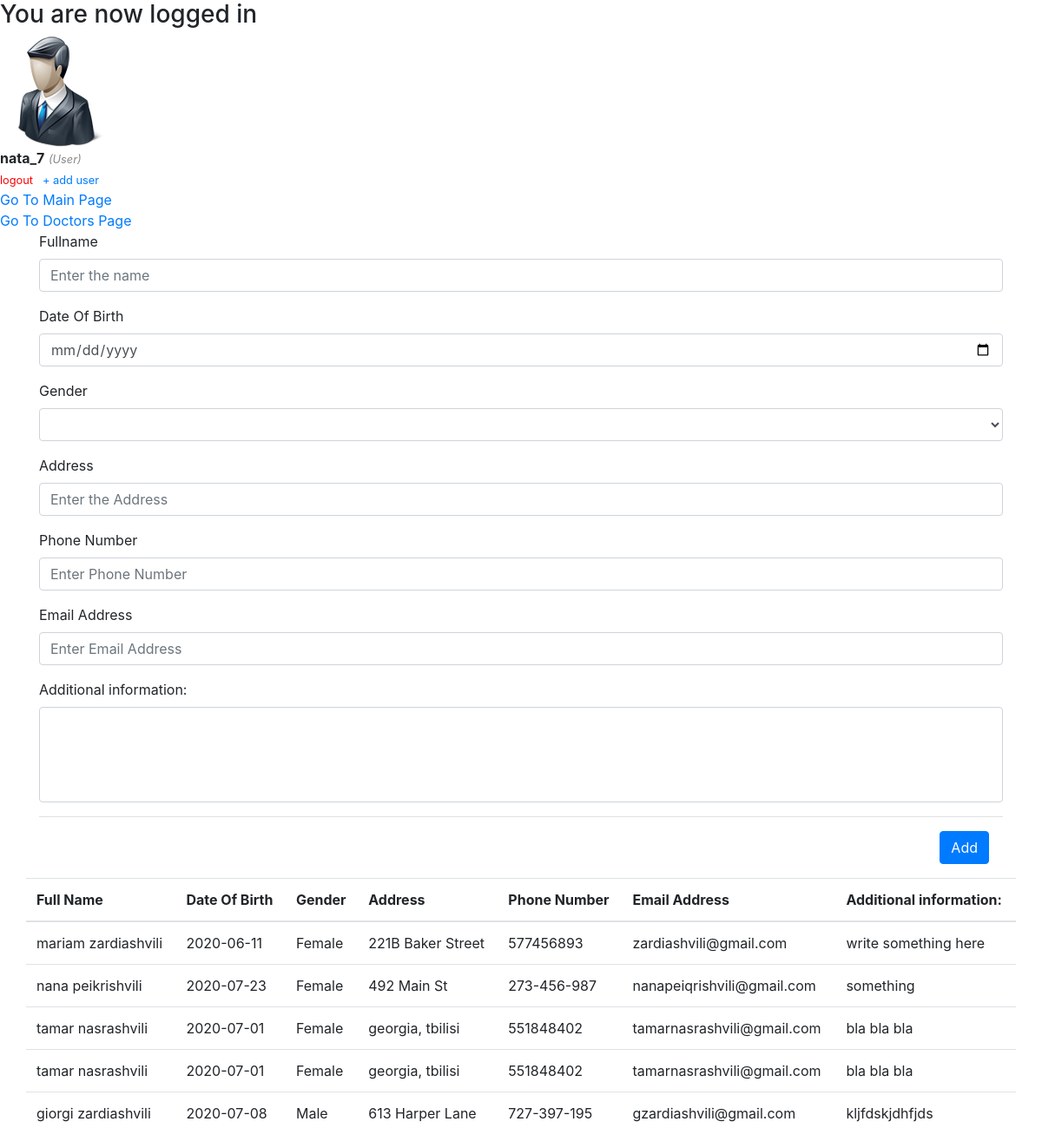
/admin/patients.php (signed in), run on the app's committed database.
### tables this page shows
CREATE TABLE `patients` (
  `patient_id` int(11) NOT NULL,
  `fullname` varchar(50) NOT NULL,
  `address` varchar(50) NOT NULL,
  `Gender` enum('Male','Female') NOT NULL,
  `email` varchar(50) NOT NULL,
  `phonenumber` varchar(15) NOT NULL,
  `DOB` date NOT NULL,
  `info` varchar(255) NOT NULL,
  `doctor_id` int(11) DEFAULT NULL,
  `appt_id` int(11) DEFAULT NULL
);

### admin/patients.php (the view, shortened to what this page needs)
<?php
$mysqli= new mysqli('localhost', 'root', '','medclinic_db') or die(mysqli_error($mysqli));
?>
<!doctype html>
<html lang="en">
  <head>
    <link rel="stylesheet" href="https://stackpath.bootstrapcdn.com/bootstrap/4.3.1/css/bootstrap.min.css">
  </head>
  <body>
  <div class="content">
		<?php if (isset($_SESSION['success'])) : ?>
			<div class="error success" >
				<h3>
					<?php
						echo $_SESSION['success'];
					?>
				</h3>
			</div>
		<?php endif ?>
		<div class="profile_info">
			<img src="../images/admin_profile.png"  >
			<div>
				<?php  if (isset($_SESSION['user'])) : ?>
					<strong><?php echo $_SESSION['user']['username']; ?></strong>
					<small>
						<i  style="color: #888;">(<?php echo ucfirst($_SESSION['user']['user_type']); ?>)</i>
						<br>
						<a href="patients.php?logout='1'" style="color: red;">logout</a>
						&nbsp; <a href="create_user.php"> + add user</a>
					</small>
				<?php endif ?>
			</div>
		</div>
<div><a href="../index.php">Go To Main Page</a></div>
<div><a href="adddoctors.php">Go To Doctors Page</a></div>
	</div>
  <div class="container">
      <div class=" justify-content-center">
      <form action="patients.php" method="POST" enctype="multipart/form-data">
          <div class="form-group">
          <label for="patient_name">Fullname</label>
          <input type="text" name="patient_name" class="form-control"
           placeholder="Enter the name" required>
          </div>
          <div class="form-group">
          <label for="dob">Date Of Birth</label>
          <input type="date" name="dob" class="form-control"
            required>
            </div>
          <div class="form-group">
          <label for="gender">Gender</label>
          <select name="gender" class="form-control" required>
          <option value=""></option>
            <option value="male" >male</option>
           </select>
            </div>
            <div class="form-group">
          <label for="address">Address</label>
          <input type="text" name="address" class="form-control"
            placeholder="Enter the Address" required>
            </div>
            <div class="form-group">
          <label for="phone">Phone Number</label>
          <input type="tel" name="phone" class="form-control" class="form-control"
         placeholder="Enter Phone Number" required>
          </div>
          <div class="form-group">
          <label for="email">Email Address</label>
          <input type="text" name="email" class="form-control"
            placeholder="Enter Email Address" required>
            </div>
            <div class="form-group">
            <label for="info">Additional information:</label>
            <textarea name="info" rows="4" cols="50" style="resize:none;" class="form-control"></textarea>
          </div>
            <div class="modal-footer">
          <button class="btn btn-primary" type="submit" name="save">Add</button>
          </div>
        </form>
        </div>
        <?php
        $mysqli=new mysqli('localhost','root','','medclinic_db') or die(mysqli_error($mysqli));
        $result=$mysqli->query("SELECT * FROM patients") or die($mysqli->error);
        ?>
          <div class="row justify-content-center">
          <table class="table">
          <thead>
          <tr>
          <th>Full Name</th>
          <th> Date Of Birth </th>
          <th>Gender</th>
          <th>Address</th>
          <th>Phone Number</th>
          <th> Email Address </th>
          <th> Additional information:</th>
          </tr>
          </thead>
          <?php
          while($row=$result->fetch_assoc()): ?>
          <tr>
          <td><?php echo $row['fullname'] ?></td>
          <td><?php echo $row['DOB'] ?></td>
          <td><?php echo $row['Gender'] ?></td>
          <td><?php echo $row['address'] ?></td>
          <td><?php echo $row['phonenumber'] ?></td>
          <td><?php echo $row['email'] ?></td>
          <td><?php echo $row['info'] ?></td>
          </tr>
          <?php endwhile; ?>
          </table>
          </div>
</div>
  </body>
</html>

### data on the page
patients: fullname "mariam zardiashvili", DOB "2020-06-11", Gender "Female", address "221B Baker Street", phonenumber "577456893", email "zardiashvili@gmail.com", info "write something here"
patients: fullname "nana peikrishvili", DOB "2020-07-23", Gender "Female", address "492 Main St", phonenumber "273-456-987", email "nanapeiqrishvili@gmail.com", info "something"
patients: fullname "tamar nasrashvili", DOB "2020-07-01", Gender "Female", address "georgia, tbilisi", phonenumber "551848402", email "tamarnasrashvili@gmail.com", info "bla bla bla"
patients: fullname "tamar nasrashvili", DOB "2020-07-01", Gender "Female", address "georgia, tbilisi", phonenumber "551848402", email "tamarnasrashvili@gmail.com", info "bla bla bla"
patients: fullname "giorgi zardiashvili", DOB "2020-07-08", Gender "Male", address "613 Harper Lane", phonenumber "727-397-195", email "gzardiashvili@gmail.com", info "kljfdskjdhfjds"

### other printed values
$_SESSION['success'] "You are now logged in"
$_SESSION['user']['username'] "nata_7"
$_SESSION['user']['user_type'] "User"
